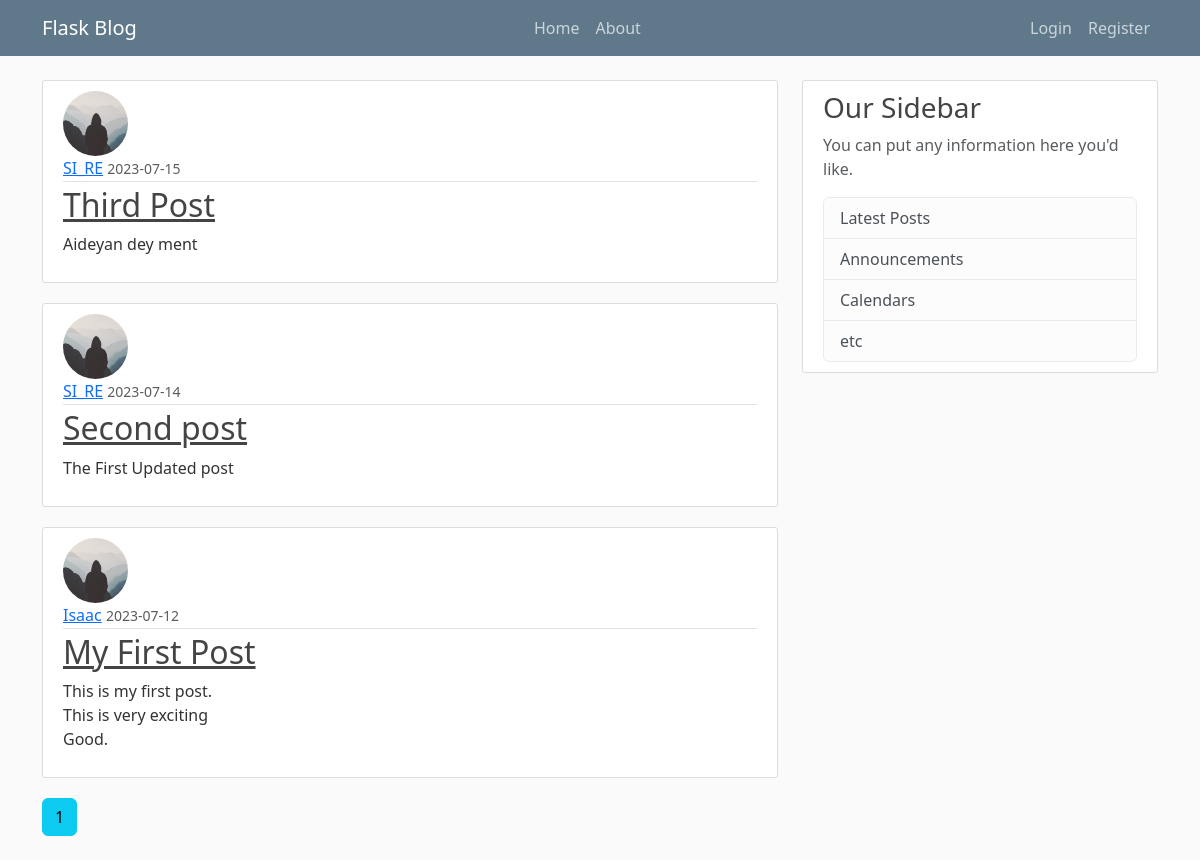
Page /home on the earlier database version.
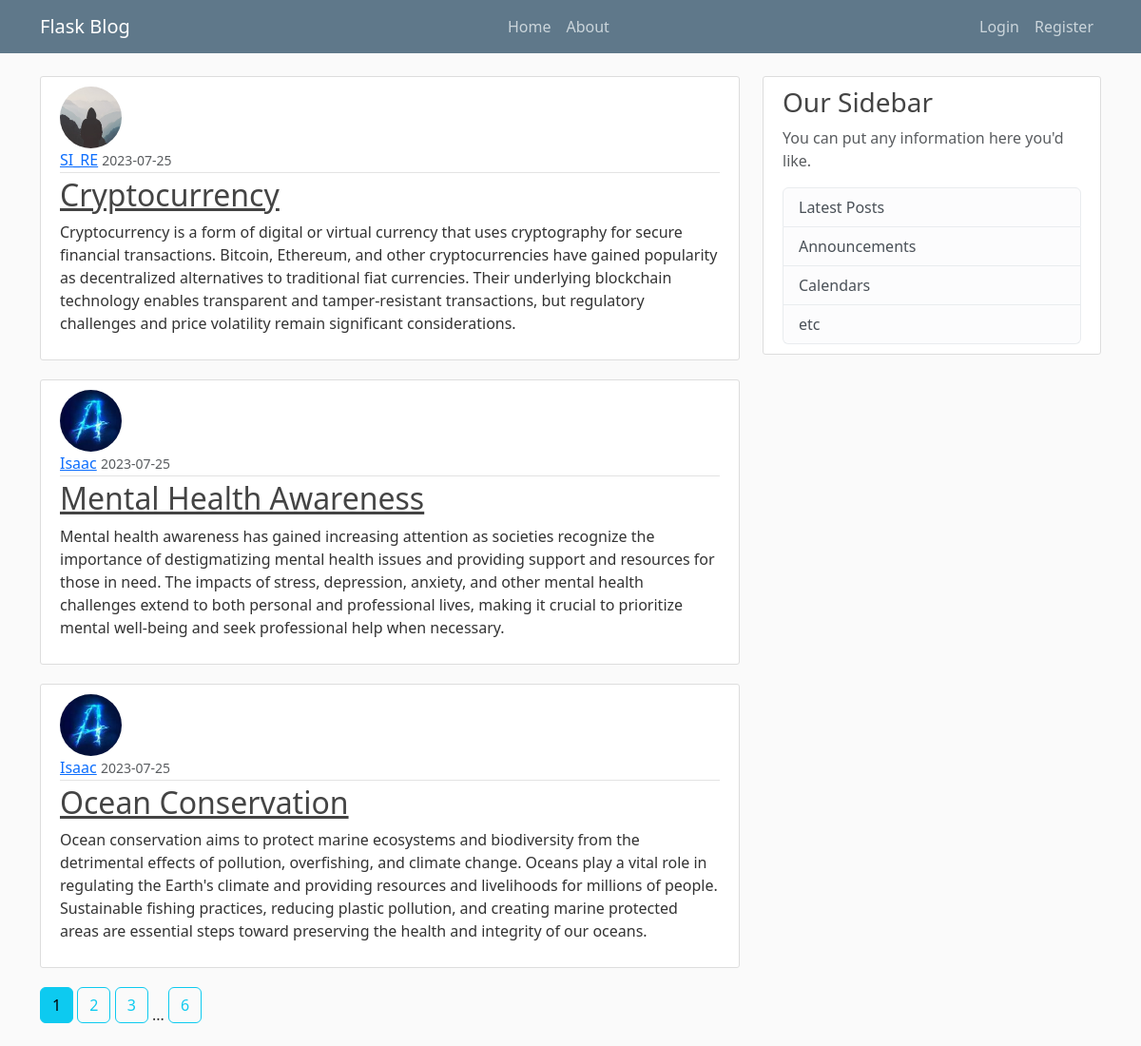
Same page on the later database version.
### FlaskBlog/models.py (models this page shows, shortened)
class Post(db.Model):
    id = db.Column(db.Integer, primary_key=True)
    title = db.Column(db.String(100), nullable=False)
    date_posted = db.Column(db.DateTime, nullable=False, default=datetime.utcnow)
    content = db.Column(db.Text, nullable=False)
    user_id = db.Column(db.Integer, db.ForeignKey('user.id'), nullable=False)

class User(db.Model, UserMixin):
    id = db.Column(db.Integer, primary_key=True)
    username = db.Column(db.String(20), unique=True, nullable=False)
    email = db.Column(db.String(120), unique=True, nullable=False)
    image_file = db.Column(db.String(20), nullable=False, default='default.jpg')
    password = db.Column(db.String(60), nullable=False)
    posts = db.relationship('Post', backref='author', lazy=True)

### FlaskBlog/routes.py (the view)
@app.route("/")
@app.route("/home")
def home():
    page = request.args.get('page', 1, type=int)
    post = Post.query.order_by(Post.date_posted.desc()).paginate(page=page, per_page=3)
    return render_template('home.html', posts=post)

### FlaskBlog/templates/home.html
{% extends "layout.html" %}
{% block content %}
    {% for post in posts.items %}
        <article class="media content-section">
          <img class="rounded-circle article-img" src="{{ url_for('static', filename='profile_pic/' + post.author.image_file) }}">
          <div class="media-body">
            <div class="article-metadata">
              <a class="mr-2" href="{{ url_for('user_post', username=post.author.username) }}">{{ post.author.username }}</a>
              <small class="text-muted">{{ post.date_posted.strftime('%Y-%m-%d') }}</small>
            </div>
            <h2><a class="article-title" href="{{ url_for('post', post_id=post.id) }}">{{ post.title }}</a></h2>
            <p class="article-content">{{ post.content }}</p>
          </div>
        </article>
    {% endfor %}
    {% for page_num in posts.iter_pages(left_edge=1, right_edge=1, left_current=1, right_current=2) %}
      {% if page_num %}
        {% if posts.page == page_num %}
          <a class="btn btn-info mb-4" href="{{ url_for('home', page=page_num) }}">{{ page_num }}</a>
        {% else %}
          <a class="btn btn-outline-info mb-4" href="{{ url_for('home', page=page_num) }}">{{ page_num }}</a>
        {% endif %}
      {% else %}
        ...
      {% endif %}
    {% endfor %}
{% endblock content %}

Differences in the rows shown:
no longer on this page (row unchanged): Post: image_file (placeholder picture), author.username "SI_RE", date_posted "2023-07-15", title "Third Post", content "Aideyan dey ment"
removed Post: image_file (placeholder picture), author.username "SI_RE", date_posted "2023-07-14", title "Second post", content "The First Updated post"
no longer on this page (row unchanged): Post: image_file (placeholder picture), author.username "Isaac", date_posted "2023-07-12", title "My First Post", content "This is my first post. This is very exciting Good."
added Post: image_file (placeholder picture), author.username "SI_RE", date_posted "2023-07-25", title "Cryptocurrency", content "Cryptocurrency is a form of digital or virtual currency that uses cryptography for secure financial transactions. Bitcoin, Ethereum, and other cryptocurrencies have gained popularity as decentralized alternatives to traditional fiat currencies. Their underlying blockchain technology enables transparent and tamper-resistant transactions, but regulatory challenges and price volatility remain significant considerations."
added Post: image_file (picture), author.username "Isaac", date_posted "2023-07-25", title "Mental Health Awareness", content "Mental health awareness has gained increasing attention as societies recognize the importance of destigmatizing mental health issues and providing support and resources for those in need. The impacts of stress, depression, anxiety, and other mental health challenges extend to both personal and professional lives, making it crucial to prioritize mental well-being and seek professional help when necessary."
added Post: image_file (picture), author.username "Isaac", date_posted "2023-07-25", title "Ocean Conservation", content "Ocean conservation aims to protect marine ecosystems and biodiversity from the detrimental effects of pollution, overfishing, and climate change. Oceans play a vital role in regulating the Earth's climate and providing resources and livelihoods for millions of people. Sustainable fishing practices, reducing plastic pollution, and creating marine protected areas are essential steps toward preserving the health and integrity of our oceans."
Other differences:
new list line: "2"
new list line: "3"
new list line: "6"
